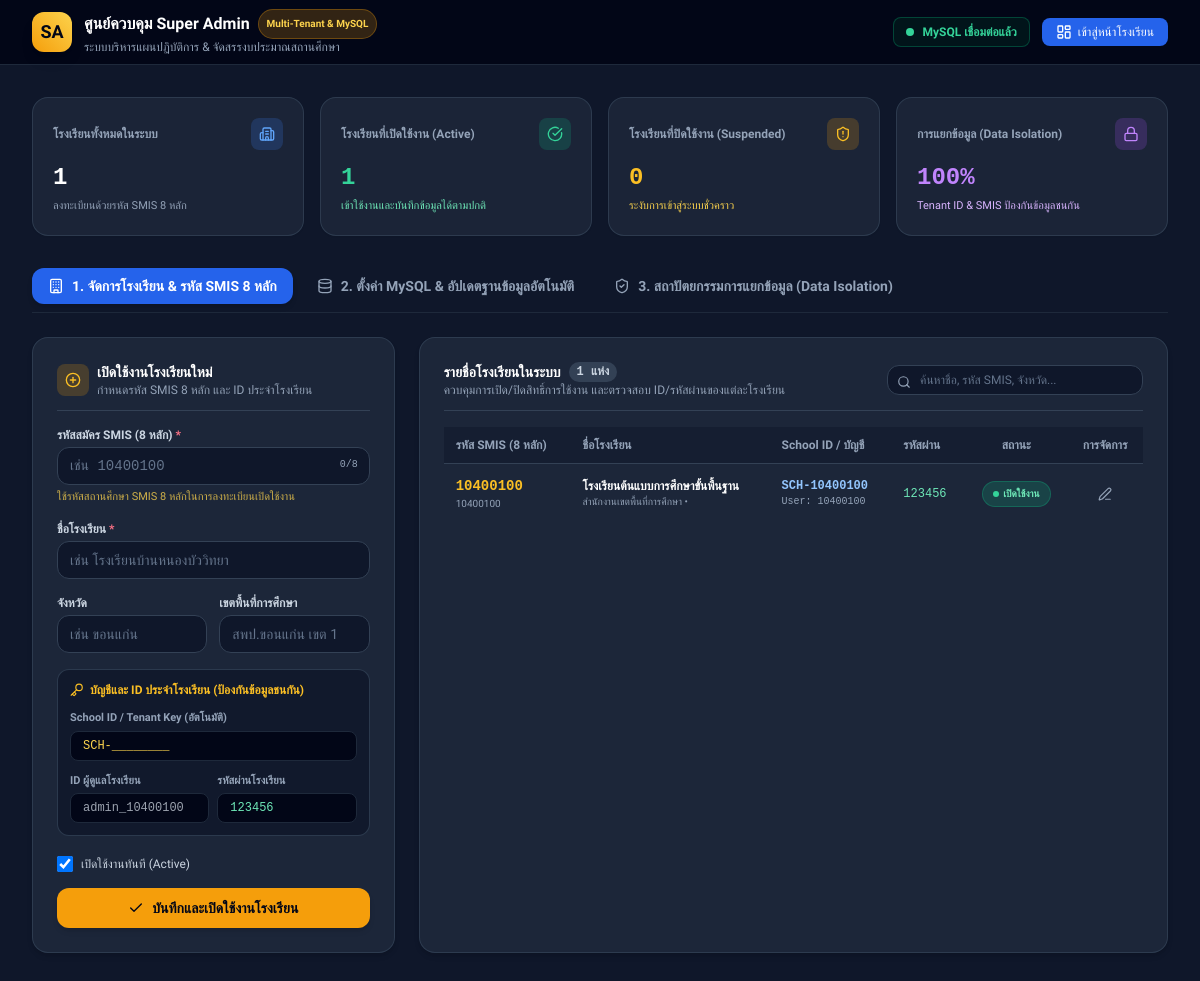
Screenshot of /super_admin.php with the database file from the repository.
### tables this page shows
CREATE TABLE `schools` (
  `id` INT UNSIGNED NOT NULL AUTO_INCREMENT,
  `school_code` VARCHAR(20) NOT NULL COMMENT 'รหัสสถานศึกษา 10 หลัก',
  `smis_code` VARCHAR(8) NOT NULL COMMENT 'รหัสสมัคร SMIS 8 หลัก สำหรับเปิดใช้งาน',
  `is_active` TINYINT(1) NOT NULL DEFAULT 1 COMMENT 'สถานะ: 1=เปิดใช้งาน, 0=ปิด/ระงับการใช้งาน',
  `school_key` VARCHAR(50) NOT NULL COMMENT 'School ID / Tenant Key ป้องกันข้อมูลชนกัน',
  `admin_username` VARCHAR(50) NOT NULL DEFAULT 'admin' COMMENT 'ID ผู้ดูแลระบบของโรงเรียน',
  `admin_password_plain` VARCHAR(100) DEFAULT '123456' COMMENT 'รหัสผ่านเข้าใช้งานของโรงเรียน',
  `admin_password_hash` VARCHAR(255) DEFAULT NULL COMMENT 'รหัสผ่านแฮช',
  `name` VARCHAR(255) NOT NULL COMMENT 'ชื่อโรงเรียน',
  `address` VARCHAR(255) DEFAULT NULL COMMENT 'ที่อยู่ / หมู่บ้าน',
  `subdistrict` VARCHAR(100) DEFAULT NULL COMMENT 'ตำบล / แขวง',
  `district` VARCHAR(100) DEFAULT NULL COMMENT 'อำเภอ / เขต',
  `province` VARCHAR(100) DEFAULT NULL COMMENT 'จังหวัด',
  `zipcode` VARCHAR(10) DEFAULT NULL COMMENT 'รหัสไปรษณีย์',
  `affiliation` VARCHAR(255) DEFAULT 'สำนักงานคณะกรรมการการศึกษาขั้นพื้นฐาน (สพฐ.)' COMMENT 'สังกัด',
  `education_area` VARCHAR(255) DEFAULT NULL COMMENT 'เขตพื้นที่การศึกษา',
  `fiscal_year` INT UNSIGNED DEFAULT 2568 COMMENT 'ปีงบประมาณปัจจุบัน',
  `director_name` VARCHAR(150) DEFAULT NULL COMMENT 'ชื่อผู้อำนวยการ',
  `phone` VARCHAR(50) DEFAULT NULL COMMENT 'เบอร์โทรศัพท์',
  `email` VARCHAR(100) DEFAULT NULL COMMENT 'อีเมล',
  `website` VARCHAR(255) DEFAULT NULL COMMENT 'เว็บไซต์โรงเรียน',
  `vision` TEXT DEFAULT NULL COMMENT 'วิสัยทัศน์',
  `mission` TEXT DEFAULT NULL COMMENT 'พันธกิจ',
  `motto` VARCHAR(255) DEFAULT NULL COMMENT 'คำขวัญ',
  `school_colors` VARCHAR(100) DEFAULT NULL COMMENT 'สีประจำโรงเรียน',
  `logo_url` TEXT DEFAULT NULL COMMENT 'โลโก้โรงเรียน',
  `allow_project_submission` TINYINT(1) NOT NULL DEFAULT 1 COMMENT 'สวิตช์: 1=เปิดรับการเสนอโครงการ, 0=ปิดรับ',
  `notes` TEXT DEFAULT NULL COMMENT 'หมายเหตุ / บันทึกการเปิดใช้งาน',
  `created_at` TIMESTAMP DEFAULT CURRENT_TIMESTAMP,
  `updated_at` TIMESTAMP DEFAULT CURRENT_TIMESTAMP ON UPDATE CURRENT_TIMESTAMP,
  PRIMARY KEY (`id`),
  UNIQUE KEY `idx_school_code` (`school_code`),
  UNIQUE KEY `idx_smis_code` (`smis_code`),
  UNIQUE KEY `idx_school_key` (`school_key`)
);

### super_admin.php (the view, shortened to what the rows shown need)
<?php
$pdo = Database::getConnection();
$schools = [];
if ($pdo) {
    try {
        $stmt = $pdo->query("SELECT * FROM schools ORDER BY id ASC");
        $schools = $stmt->fetchAll(PDO::FETCH_ASSOC);
    } catch (Exception $e) {
        $schools = [];
    }
}
?>
<!DOCTYPE html>
<html lang="th">
<head>
    <script src="https://cdn.tailwindcss.com"></script>
</head>
<body class="bg-slate-900 text-slate-100 min-h-screen">
    <header class="bg-slate-950 border-b border-slate-800 sticky top-0 z-50">
        <div class="max-w-7xl mx-auto px-4 sm:px-6 lg:px-8 h-16 flex items-center justify-between">
            <div class="flex items-center gap-3">
                <div>
                    <h1 class="text-base font-bold text-white flex items-center gap-2">
                        <span>ศูนย์ควบคุม Super Admin</span>
                        <span class="text-[10px] bg-amber-500/20 text-amber-300 border border-amber-500/30 px-2 py-0.5 rounded-full font-semibold">
                            Multi-Tenant & MySQL
                        </span>
                    </h1>
                </div>
            </div>
        </div>
    </header>
    <main class="max-w-7xl mx-auto px-4 sm:px-6 lg:px-8 py-8">
        <div class="grid grid-cols-1 sm:grid-cols-2 lg:grid-cols-4 gap-4 mb-8">
            <div class="bg-slate-800/80 border border-slate-700/80 rounded-2xl p-5 shadow-sm">
                <div class="flex items-center justify-between mb-3">
                    <span class="text-xs font-semibold text-slate-400">โรงเรียนที่เปิดใช้งาน (Active)</span>
                    <div class="w-8 h-8 rounded-lg bg-emerald-500/20 text-emerald-400 flex items-center justify-center">
                    </div>
                </div>
                <div class="text-2xl font-bold text-emerald-400 font-mono" id="stat-active-schools">
                    <?= count(array_filter($schools, fn($s) => !empty($s['is_active']))) ?>
                </div>
                <div class="text-[11px] text-emerald-300 mt-1">เข้าใช้งานและบันทึกข้อมูลได้ตามปกติ</div>
            </div>
            <div class="bg-slate-800/80 border border-slate-700/80 rounded-2xl p-5 shadow-sm">
                <div class="flex items-center justify-between mb-3">
                    <span class="text-xs font-semibold text-slate-400">โรงเรียนที่ปิดใช้งาน (Suspended)</span>
                    <div class="w-8 h-8 rounded-lg bg-amber-500/20 text-amber-400 flex items-center justify-center">
                    </div>
                </div>
                <div class="text-2xl font-bold text-amber-400 font-mono" id="stat-inactive-schools">
                    <?= count(array_filter($schools, fn($s) => empty($s['is_active']))) ?>
                </div>
                <div class="text-[11px] text-amber-300 mt-1">ระงับการเข้าสู่ระบบชั่วคราว</div>
            </div>
        </div>
        <div id="tab-content-schools" class="tab-content">
            <div class="grid grid-cols-1 lg:grid-cols-3 gap-6">
                <div class="bg-slate-800/90 border border-slate-700/80 rounded-2xl p-6 shadow-md h-fit">
                    <div class="flex items-center gap-2 mb-4 pb-3 border-b border-slate-700">
                        <div>
                            <h2 class="text-sm font-bold text-white">เปิดใช้งานโรงเรียนใหม่</h2>
                        </div>
                    </div>
                </div>
                <div class="lg:col-span-2 bg-slate-800/90 border border-slate-700/80 rounded-2xl p-6 shadow-md">
                    <div class="flex flex-col sm:flex-row sm:items-center justify-between gap-3 mb-4 pb-3 border-b border-slate-700">
                        <div>
                            <h2 class="text-sm font-bold text-white flex items-center gap-2">
                                <span>รายชื่อโรงเรียนในระบบ</span>
                                <span class="text-xs bg-slate-700 text-slate-300 px-2 py-0.5 rounded-full font-mono font-bold" id="schools-count-badge">
                                    <?= count($schools) ?> แห่ง
                                </span>
                            </h2>
                        </div>
                    </div>
                    <div class="overflow-x-auto">
                        <table class="w-full text-left text-xs">
                            <thead>
                                <tr class="border-b border-slate-700 text-slate-400 bg-slate-900/50">
                                    <th class="py-2.5 px-3 font-semibold">รหัส SMIS (8 หลัก)</th>
                                    <th class="py-2.5 px-3 font-semibold">ชื่อโรงเรียน</th>
                                    <th class="py-2.5 px-3 font-semibold">School ID / บัญชี</th>
                                    <th class="py-2.5 px-3 font-semibold">รหัสผ่าน</th>
                                    <th class="py-2.5 px-3 font-semibold text-center">สถานะ</th>
                                    <th class="py-2.5 px-3 font-semibold text-center">การจัดการ</th>
                                </tr>
                            </thead>
                            <tbody id="schools-table-body" class="divide-y divide-slate-700/60">
                                <?php foreach ($schools as $sch): ?>
                                    <tr class="hover:bg-slate-700/30 transition-colors school-row" data-name="<?= htmlspecialchars(strtolower($sch['name'])) ?>" data-smis="<?= htmlspecialchars($sch['smis_code'] ?? '') ?>">
                                        <td class="py-3 px-3">
                                            <div class="font-mono font-bold text-amber-400 text-sm"><?= htmlspecialchars($sch['smis_code'] ?? '10400100') ?></div>
                                            <div class="text-[10px] text-slate-400"><?= htmlspecialchars($sch['school_code'] ?? '') ?></div>
                                        </td>
                                        <td class="py-3 px-3">
                                            <div class="font-semibold text-white"><?= htmlspecialchars($sch['name']) ?></div>
                                            <div class="text-[10px] text-slate-400"><?= htmlspecialchars($sch['education_area'] ?? '') ?> • <?= htmlspecialchars($sch['province'] ?? '') ?></div>
                                        </td>
                                        <td class="py-3 px-3 font-mono">
                                            <div class="text-blue-300 font-bold"><?= htmlspecialchars($sch['school_key'] ?? 'SCH-' . ($sch['smis_code'] ?? '0000')) ?></div>
                                            <div class="text-[10px] text-slate-400">User: <?= htmlspecialchars($sch['admin_username'] ?? 'admin') ?></div>
                                        </td>
                                        <td class="py-3 px-3 font-mono text-emerald-300">
                                            <?= htmlspecialchars($sch['admin_password_plain'] ?? '123456') ?>
                                        </td>
                                        <td class="py-3 px-3 text-center">
                                            <?php if (!empty($sch['is_active'])): ?>
                                                <button onclick="toggleSchoolStatus(<?= $sch['id'] ?>, 0)" class="inline-flex items-center gap-1 px-2.5 py-1 rounded-full text-[10px] font-bold bg-emerald-500/20 text-emerald-300 border border-emerald-500/30 hover:bg-emerald-500/30 transition-colors" title="คลิกเพื่อปิดการใช้งาน">
                                                    <span class="w-1.5 h-1.5 rounded-full bg-emerald-400"></span>
                                                    <span>เปิดใช้งาน</span>
                                                </button>
                                            <?php endif; ?>
                                        </td>
                                        <td class="py-3 px-3 text-center">
                                            <div class="flex items-center justify-center gap-1">
                                                <button onclick="editSchool(<?= htmlspecialchars(json_encode($sch)) ?>)" class="p-1 text-slate-400 hover:text-amber-400 hover:bg-slate-700 rounded-md" title="แก้ไข">
                                                    <i data-lucide="edit-3" class="w-3.5 h-3.5"></i>
                                                </button>
                                            </div>
                                        </td>
                                    </tr>
                                <?php endforeach; ?>
                            </tbody>
                        </table>
                    </div>
                </div>
            </div>
        </div>
    </main>
</body>
</html>

### rows the page displays
schools: is_active "1", is_active "0", smis_code "10400100", school_code "10400100", name "โรงเรียนต้นแบบการศึกษาขั้นพื้นฐาน", education_area "สำนักงานเขตพื้นที่การศึกษา", school_key "SCH-10400100", admin_username "10400100", admin_password_plain "123456"

### other values shown
count($schools) "1"
